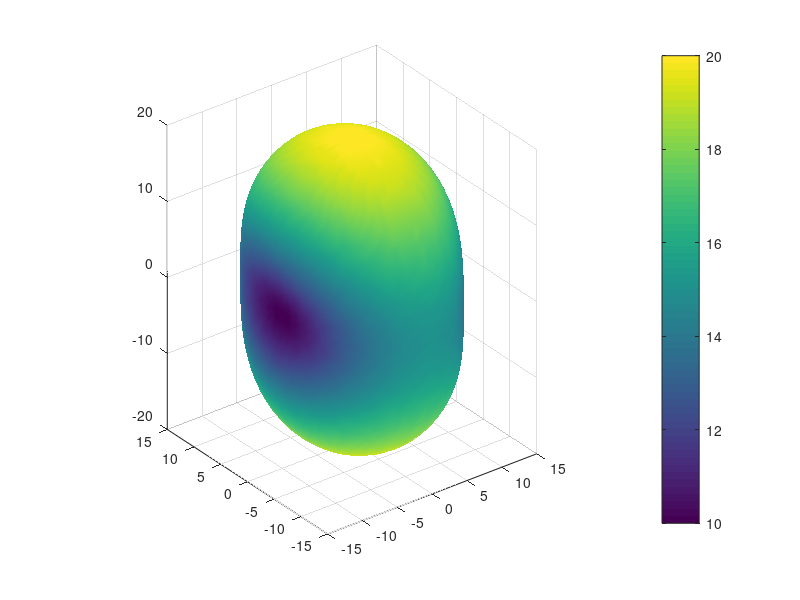

This figure's MATLAB source:
clear;
% Создадим симметричный тензор 2 ранга (матрица 3 на 3)
S = [10  0   0;
     0  15   0;
     0  0   20];

% сканируем по всему телесному углу,
% достаточно двух поворотов для того,
% чтобы пробежать по всем возможным
% направлениям единичного указательного
% вектора l

% первый поворот на угол theta вокруг оси X3 (Z)
% второй поворот на угол phi вокруг оси X2' (Y')

theta = linspace(0, 360, 101);
phi = linspace(0, 180, 51); % возможно перепутаны

sigma = zeros(length(phi), length(theta));
for i=1:length(phi)
  for j=1:length(theta)

    l = [sind(phi(i))*cosd(theta(j));...
         sind(phi(i))*sind(theta(j));...
         cosd(phi(i))];

    for k = 1:3
      for m = 1:3
        sigma(i,j) = sigma(i,j) + S(k,m) * l(k) * l(m);
      end
    end

  end % endfor в матлабе не работает
end

% создадим сетку
[PHI, THETA] = meshgrid(deg2rad(phi), deg2rad(theta));

% результаты вычисления sigma(i,j) получены
% для сферической СК (sigma(i,j) - длина
% вектора r в направлении l)
% Octave не умеет строить в сферической СК

% транспонируем sigma, чтобы соответствовать размерности PHI и THETA
sigma = sigma';

% перейдём к декартовой прямоугольной СК
% abs(sigma) на случай если радиус-вектор отрицателен
[X, Y, Z] = sph2cart(THETA, -(PHI-pi/2), abs(sigma));

figure
surf(X, Y, Z, sigma);
daspect([1 1 1]);
shading interp;
colorbar;
